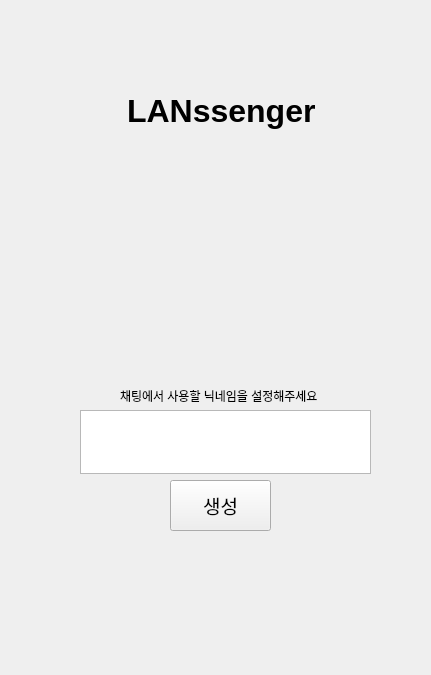
<?xml version="1.0" encoding="UTF-8"?>
<ui version="4.0">
 <class>Form</class>
 <widget class="QWidget" name="Form">
  <property name="geometry">
   <rect>
    <x>0</x>
    <y>0</y>
    <width>431</width>
    <height>675</height>
   </rect>
  </property>
  <property name="windowTitle">
   <string>Form</string>
  </property>
  <property name="styleSheet">
   <string notr="true"/>
  </property>
  <widget class="QTextEdit" name="setNickName">
   <property name="geometry">
    <rect>
     <x>80</x>
     <y>410</y>
     <width>291</width>
     <height>64</height>
    </rect>
   </property>
   <property name="font">
    <font>
     <pointsize>22</pointsize>
    </font>
   </property>
   <property name="html">
    <string>&lt;!DOCTYPE HTML PUBLIC &quot;-//W3C//DTD HTML 4.0//EN&quot; &quot;http://www.w3.org/TR/REC-html40/strict.dtd&quot;&gt;
&lt;html&gt;&lt;head&gt;&lt;meta name=&quot;qrichtext&quot; content=&quot;1&quot; /&gt;&lt;meta charset=&quot;utf-8&quot; /&gt;&lt;style type=&quot;text/css&quot;&gt;
p, li { white-space: pre-wrap; }
hr { height: 1px; border-width: 0; }
li.unchecked::marker { content: &quot;\2610&quot;; }
li.checked::marker { content: &quot;\2612&quot;; }
&lt;/style&gt;&lt;/head&gt;&lt;body style=&quot; font-family:'맑은 고딕'; font-size:22pt; font-weight:400; font-style:normal;&quot;&gt;
&lt;p align=&quot;center&quot; style=&quot;-qt-paragraph-type:empty; margin-top:0px; margin-bottom:0px; margin-left:0px; margin-right:0px; -qt-block-indent:0; text-indent:0px; font-size:9pt;&quot;&gt;&lt;br /&gt;&lt;/p&gt;&lt;/body&gt;&lt;/html&gt;</string>
   </property>
  </widget>
  <widget class="QLabel" name="mainLogo">
   <property name="geometry">
    <rect>
     <x>90</x>
     <y>70</y>
     <width>261</width>
     <height>81</height>
    </rect>
   </property>
   <property name="font">
    <font>
     <pointsize>24</pointsize>
     <bold>true</bold>
    </font>
   </property>
   <property name="text">
    <string>LANssenger</string>
   </property>
   <property name="indent">
    <number>37</number>
   </property>
  </widget>
  <widget class="QPushButton" name="creatNewNickName">
   <property name="geometry">
    <rect>
     <x>170</x>
     <y>480</y>
     <width>101</width>
     <height>51</height>
    </rect>
   </property>
   <property name="font">
    <font>
     <pointsize>14</pointsize>
    </font>
   </property>
   <property name="text">
    <string>생성</string>
   </property>
  </widget>
  <widget class="QLabel" name="infoOfNick">
   <property name="geometry">
    <rect>
     <x>120</x>
     <y>380</y>
     <width>221</width>
     <height>31</height>
    </rect>
   </property>
   <property name="text">
    <string>채팅에서 사용할 닉네임을 설정해주세요</string>
   </property>
  </widget>
 </widget>
 <resources/>
 <connections/>
</ui>
